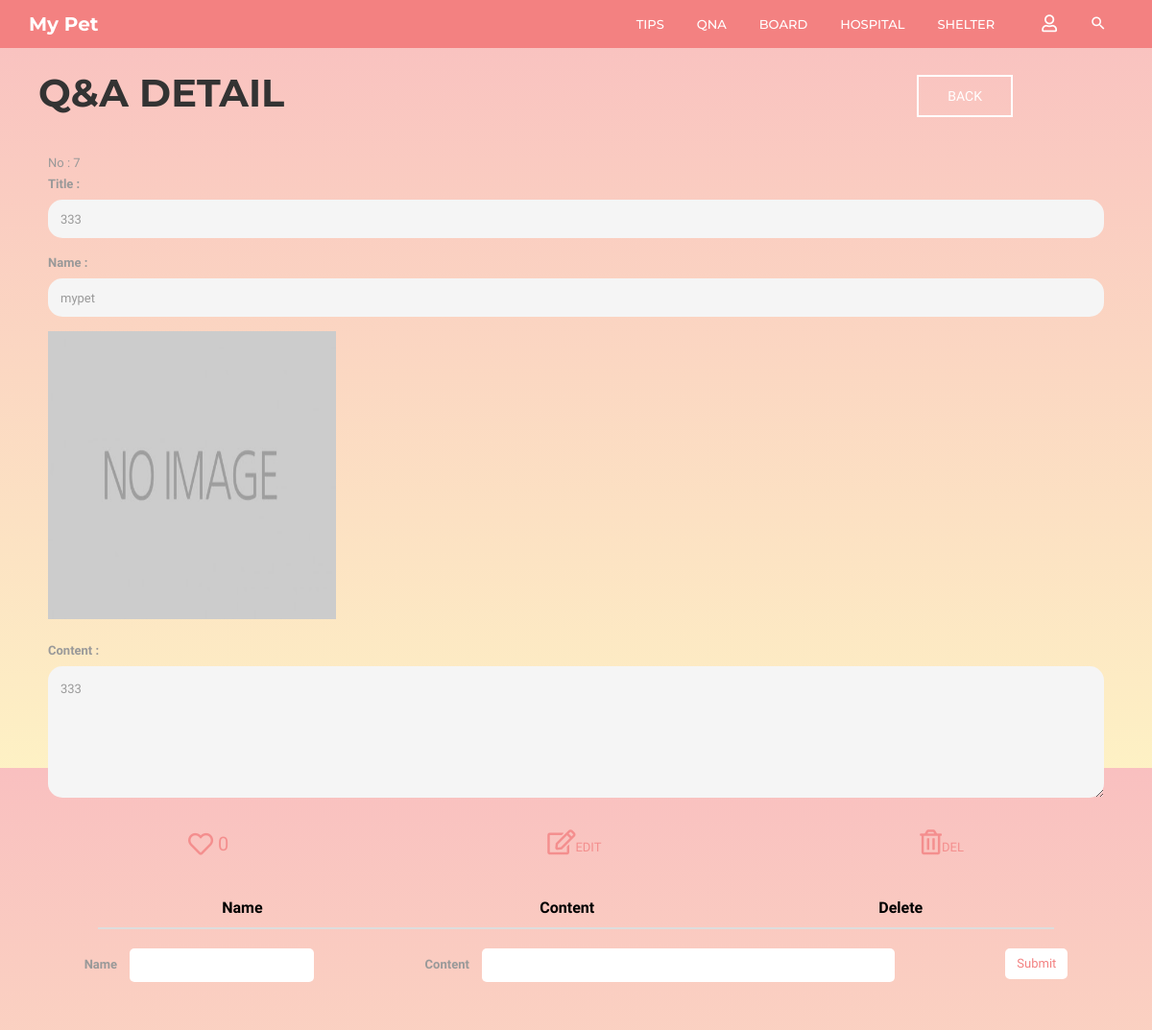
/community/7/qna_detail/, run on the app's committed database.
### community/models.py (models this page shows, shortened)
class Qna(models.Model):
    b_title = models.CharField(max_length=30)
    b_author = models.CharField(max_length=20)
    b_content = models.CharField(max_length=5000)
    b_date = models.DateTimeField(auto_now=True)  # 글 수정하면 수정한 시각으로 갱신됨
    b_comment_count = models.IntegerField(default=0)
    b_like_count = models.IntegerField(default=0)
    b_photo = models.ImageField(blank=True, null=True, default='../media/noimage.jpg')

### community/views.py (the view)
# urls.py: path('<int:post_id>/qna_detail/', views.qna_detail, name='qna_detail'),
def qna_detail(request, post_id):
    posts = get_object_or_404(Qna, id=post_id)
    comments = posts.qnacomment_set.all().order_by('-id')
    return render(request, 'community/qna_detail.html',
                  {'posts': posts,
                   'comments': comments})

### community/templates/community/qna_detail.html (shortened to what this page needs)
{% extends 'base.html' %}
{% block html_body %}
    <link rel="stylesheet" href="/static/css/pages/header.css">
    <link rel="stylesheet" href="/static/css/pages/board.css">
    <link rel="stylesheet" href="/static/css/pages/create.css">
    <header id="column-header">
        <div id="nino-headerInner">
            <nav id="nino-navbar" class="navbar navbar-default" role="navigation">
                <div class="container">
                    <div class="navbar-header">
                        <a class="navbar-brand" href="{% url 'home' %}">My Pet</a>
                    </div>
                    <div class="nino-menuItem pull-right">
                        <div class="collapse navbar-collapse pull-left" id="nino-navbar-collapse">
                            <ul class="nav navbar-nav">
                                <li><a href="#" onclick="testa('{% url 'community:tips' %}')">Tips<span class="sr-only">(current)</span></a>
                                </li>
                                <li><a href="#" onclick="testa('{% url 'community:qna' %}')">QnA</a></li>
                                <li><a href="#" onclick="testa('{% url 'community:board' %}')">Board</a></li>
                                <li><a href="#" onclick="testa('{% url 'community:hospital' %}')">Hospital</a></li>
                                <li><a href="#" onclick="testa('{% url 'community:shelter' %}')">Shelter</a></li>
                            </ul>
                        </div>
                        <ul class="nino-iconsGroup nav navbar-nav">
                            {% if user.is_authenticated %}
                                <li><a href="#" onclick="testa('{% url 'community:logout' %}')"><i
                                        class="mdi fas fa-user-slash nino-icon"></i></a></li>
                            {% else %}
                                <li><a href="#" onclick="testa('{% url 'community:login' %}')"><i
                                        class="mdi far fa-user nino-icon"></i></a></li>
                            {% endif %}
                            <li><a href="#" class="nino-search"><i class="mdi mdi-magnify nino-icon"></i></a></li>
                        </ul>
                    </div>
                </div>
            </nav>
        </div>
    </header>
    <div class="container board-header">
        <div class="board-title">
            <h1 class="title-h1">Q&A DETAIL</h1>
        </div>
        <div class="board-post-btn">
            <a href="javascript:history.back();" id="back-btn" class="nino-btn nino-post-btn">BACK</a>
        </div>
    </div>
    <div class="container">
        <form>
            <div id="boards-form">
                <span>No : <span id="board_id">{{ posts.id }}</span></span>
                <label for="title">Title : </label>
                <input type="text" id="title" name="title" value="{{ posts.b_title }}" disabled>
                <label for="author">Name : </label>
                <input type="text" id="author" name="author" value="{{ posts.b_author }}" disabled>
                {% if posts.b_photo %}
                    <img src="{{ posts.b_photo.url }}" alt="" height="300" width="300">
                    <br>
                {% endif %}
                <label for="content">Content : </label>
                <textarea id="content" name="content" rows="5" cols="33" disabled>{{ posts.b_title }}</textarea>
            </div>
            <div id="boards-detail-btn">
                 <button class="like-btn" type="button"
                         onclick="qna_like_click()"><i class="far fa-heart fa-2x"></i><span>{{ posts.b_like_count }}</span></button>
                <button type="button" id="edit"><i class="far fa-edit fa-2x"></i><span>EDIT</span></button>
                <button type="button" onclick="qna_delete_click()"><i class="far fa-trash-alt fa-2x"></i><span>DEL</span></button>
            </div>
        </form>
    </div>
    <div class="container">
        <div class="comment-table container">
            <table class="table table-hover">
                <thead>
                <tr>
                    <th scope="col">Name</th>
                    <th scope="col">Content</th>
                    <th scope="col">Delete</th>
                </tr>
                </thead>
            </table>
        </div>
        <div class="comment-box">
            <div>
                <label for="c_name">Name</label>
                <input type="text" id="c_name">
            </div>
            <div class="input-box">
                <label for="c_content">Content</label>
                <input type="text" id="c_content">
            </div>
            <div>
                <button type="button" id="qna_comment_create_btn">Submit</button>
            </div>
        </div>
    </div>
{% endblock %}

### static/css/pages/index.css (style rules this page uses)
html, body { line-height: 1.7; margin: 0; padding: 0; }
body { color: #999; font-size: 13px; font-weight: 400; overflow-x: hidden; position: relative; font-family: "Roboto", sans-serif; }
article, aside, details, figcaption, figure, footer, header, hgroup, menu, nav, section, main { display: block; }
a { text-decoration: none; outline: none; color: #2ec06c; -webkit-transition: all 0.3s ease-in-out; -moz-transition: all 0.3s ease-in-out; -o-transition: all 0.3s ease-in-out; -ms-transition: all 0.3s ease-in-out; transition: all 0.3s ease-in-out; }
h1, h2, h3, h4, h5, h6 { margin: 5px 0 10px; color: #333; text-transform: uppercase; font-family: "Montserrat", sans-serif; }
h1, h2 { font-weight: 300; }
h1 { font-size: 2.2em; }
ul, ul li, ol, ol li, p, form, input { margin: 0; padding: 0; }
ul, ul li { list-style: none; }
img { border: none; max-width: 100%; }
.container { position: relative; }
.nino-btn { display: inline-block; color: black; text-transform: uppercase; padding: 13px 30px; text-align: center; border: 2px solid black; font-size: 14px; line-height: 100%; }
#nino-headerInner { position: relative; z-index: 5; }
#nino-navbar { background: none; border: none; border-radius: 0; }
#nino-navbar .navbar-brand { color: #fff; font-weight: 700; font-size: 20px; }
#nino-navbar .navbar-nav > li > a { color: #fff; font-weight: 500; text-transform: uppercase; border-bottom: 3px solid transparent; padding: 15px 5px 5px; margin: 0 12px; }
#nino-navbar .nino-menuItem { float: right; }
#nino-navbar .nino-iconsGroup li a { border: none; font-size: 18px; }

### static/css/pages/header.css (style rules this page uses)
#column-header { position: relative; font-family: "Montserrat", sans-serif; background: rgba(243, 129, 129, 0.9); }
#column-header:after { content: ""; position: absolute; left: 0; top: 0; width: 100%; height: 100%; background: rgba(243, 129, 129, 0.9); }
#nino-headerInner { position: relative; z-index: 5; }

### static/css/pages/board.css (style rules this page uses)
body { height: 100vh; font-family: 'Prompt', sans-serif; background: linear-gradient( to bottom, rgba(243, 129, 129, 0.5), rgba(252, 227, 138, 0.5) ); }
.board-header { display: flex; align-items: center; margin-top: 15px; }
.board-title { position: relative; margin-left: 10px; }
.board-post-btn { position: absolute; right: 130px; }
.title-h1 { font-weight: 700; font-size: 40px; }
th, td { color: black; font-size: 16px; }
.nino-post-btn { display: inline-block; color: white; text-transform: uppercase; padding: 13px 30px; text-align: center; border: 2px solid white; font-size: 14px; line-height: 100%; }

### static/css/pages/create.css (style rules this page uses)
#boards-form { display: flex; flex-direction: column; margin: 30px 20px; }
#boards-form input { border: none; height: 40px; border-radius: 15px; outline-style: none; padding: 1em 1em; margin-bottom: 15px; }
#boards-form textarea { border: none; border-radius: 15px; outline-style: none; padding: 1em 1em; }
#boards-form input:disabled { background-color: whitesmoke; }
#boards-form textarea:disabled { background-color: whitesmoke; }
#boards-detail-btn { display: flex; justify-content: space-around; align-items: center; }
#boards-detail-btn button { border: none; background-color: rgba(0, 0, 0, 0); color: rgba(243, 129, 129, 0.8); }
.like-btn { display: flex; align-items: center; align-content: center; }
.like-btn span { font-size: 20px; margin-left: 5px; }
.comment-table { margin-top: 30px; width: 90%; }
.comment-table table { text-align: center; }
tr th { text-align: center; }
.comment-box { display: flex; justify-content: space-around; margin-bottom: 50px; }
.comment-box input { border: none; border-radius: 5px; outline-style: none; padding: .5em .5em; margin-left: 10px; }
.input-box input { width: 430px; }
.comment-box button { border: 2px solid white; color: rgb(243, 129, 129); background-color: white; text-align: center; padding: 3px 10px; border-radius: 5px; }

### data on the page
Qna: id "7", title "333", author "mypet", b_photo (placeholder picture), content "333", b_like_count "0"
